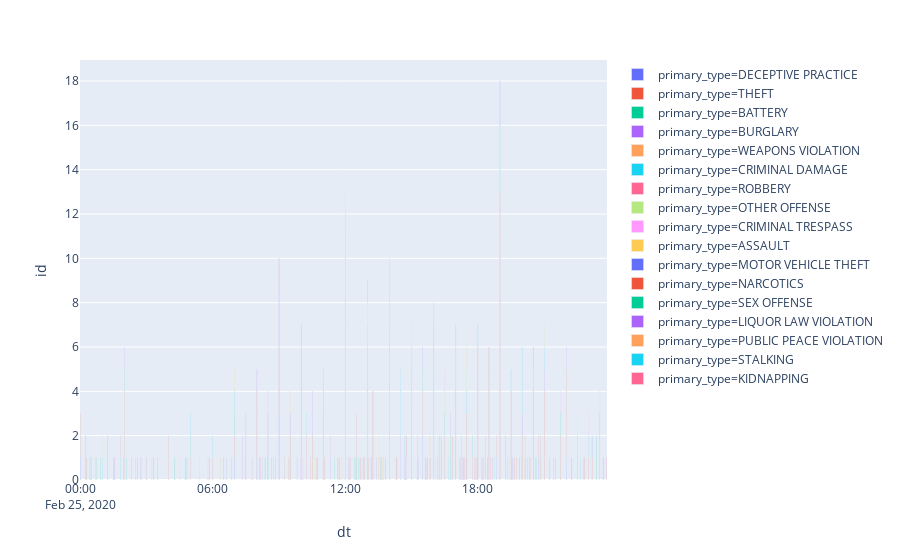

Notebook source saved alongside this figure:
### Code cell
ttype2 = df1.groupby(['dt', 'primary_type', 'description', 'location_description'])['id'].nunique().reset_index().sort_values('dt')

fig2 = px.bar(ttype2,x = 'dt', y = 'id', color = 'primary_type')
fig2.show()

### Figure 1 — Plotly figure (JSON) as saved in the notebook; plotly's stock layout.template omitted (floating-point values rounded to 4 significant figures; data arrays with more than 128 entries replaced by an {"elided": "..."} marker saying what was removed)
{"data": [{"alignmentgroup": "True", "hoverlabel": {"namelength": 0}, "hovertemplate": "primary_type=DECEPTIVE PRACTICE<br>dt=%{x}<br>id=%{y}", "legendgroup": "primary_type=DECEPTIVE PRACTICE", "marker": {"color": "#636efa"}, "name": "primary_type=DECEPTIVE PRACTICE", "offsetgroup": "primary_type=DECEPTIVE PRACTICE", "orientation": "v", "showlegend": true, "textposition": "auto", "type": "bar", "x": ["2020-02-25T00:00:00", "2020-02-25T00:01:00", "2020-02-25T06:37:00", "2020-02-25T07:00:00", "2020-02-25T08:00:00", "2020-02-25T08:07:00", "2020-02-25T08:40:00", "2020-02-25T08:50:00", "2020-02-25T09:00:00", "2020-02-25T09:00:00", "2020-02-25T09:00:00", "2020-02-25T10:00:00", "2020-02-25T11:00:00", "2020-02-25T11:00:00", "2020-02-25T12:00:00", "2020-02-25T12:00:00", "2020-02-25T12:00:00", "2020-02-25T12:00:00", "2020-02-25T12:00:00", "2020-02-25T13:01:00", "2020-02-25T14:00:00", "2020-02-25T14:00:00", "2020-02-25T14:30:00", "2020-02-25T14:40:00", "2020-02-25T15:00:00", "2020-02-25T15:15:00", "2020-02-25T15:30:00", "2020-02-25T15:30:00", "2020-02-25T16:00:00", "2020-02-25T16:15:00", "2020-02-25T16:46:00", "2020-02-25T17:00:00", "2020-02-25T17:28:00", "2020-02-25T18:27:00", "2020-02-25T18:50:00", "2020-02-25T20:45:00", "2020-02-25T21:15:00", "2020-02-25T22:00:00"], "xaxis": "x", "y": [1, 1, 1, 1, 1, 1, 1, 1, 1, 1, 1, 1, 1, 1, 1, 1, 1, 1, 1, 1, 1, 1, 1, 1, 1, 1, 1, 1, 1, 1, 1, 1, 1, 1, 1, 1, 1, 1], "yaxis": "y"}, {"alignmentgroup": "True", "hoverlabel": {"namelength": 0}, "hovertemplate": "primary_type=THEFT<br>dt=%{x}<br>id=%{y}", "legendgroup": "primary_type=THEFT", "marker": {"color": "#EF553B"}, "name": "primary_type=THEFT", "offsetgroup": "primary_type=THEFT", "orientation": "v", "showlegend": true, "textposition": "auto", "type": "bar", "x": {"elided": "178 str values"}, "xaxis": "x", "y": {"elided": "178 int values"}, "yaxis": "y"}, {"alignmentgroup": "True", "hoverlabel": {"namelength": 0}, "hovertemplate": "primary_type=BATTERY<br>dt=%{x}<br>id=%{y}", "legendgroup": "primary_type=BATTERY", "marker": {"color": "#00cc96"}, "name": "primary_type=BATTERY", "offsetgroup": "primary_type=BATTERY", "orientation": "v", "showlegend": true, "textposition": "auto", "type": "bar", "x": ["2020-02-25T00:15:00", "2020-02-25T00:45:00", "2020-02-25T00:55:00", "2020-02-25T01:15:00", "2020-02-25T01:15:00", "2020-02-25T02:00:00", "2020-02-25T02:05:00", "2020-02-25T02:20:00", "2020-02-25T04:17:00", "2020-02-25T04:45:00", "2020-02-25T05:00:00", "2020-02-25T07:00:00", "2020-02-25T08:22:00", "2020-02-25T08:30:00", "2020-02-25T11:00:00", "2020-02-25T11:30:00", "2020-02-25T12:00:00", "2020-02-25T12:25:00", "2020-02-25T12:29:00", "2020-02-25T12:35:00", "2020-02-25T13:37:00", "2020-02-25T15:00:00", "2020-02-25T15:00:00", "2020-02-25T15:30:00", "2020-02-25T16:21:00", "2020-02-25T16:30:00", "2020-02-25T16:45:00", "2020-02-25T16:45:00", "2020-02-25T17:45:00", "2020-02-25T19:20:00", "2020-02-25T20:15:00", "2020-02-25T20:39:00", "2020-02-25T21:45:00", "2020-02-25T23:21:00", "2020-02-25T23:21:00"], "xaxis": "x", "y": [1, 1, 1, 1, 1, 1, 1, 1, 1, 1, 1, 1, 1, 1, 1, 1, 1, 1, 1, 1, 1, 1, 1, 1, 1, 1, 1, 1, 1, 1, 1, 1, 1, 1, 1], "yaxis": "y"}, {"alignmentgroup": "True", "hoverlabel": {"namelength": 0}, "hovertemplate": "primary_type=BURGLARY<br>dt=%{x}<br>id=%{y}", "legendgroup": "primary_type=BURGLARY", "marker": {"color": "#ab63fa"}, "name": "primary_type=BURGLARY", "offsetgroup": "primary_type=BURGLARY", "orientation": "v", "showlegend": true, "textposition": "auto", "type": "bar", "x": ["2020-02-25T00:25:00", "2020-02-25T01:34:00", "2020-02-25T02:00:00", "2020-02-25T02:45:00", "2020-02-25T06:30:00", "2020-02-25T07:20:00", "2020-02-25T07:20:00", "2020-02-25T07:30:00", "2020-02-25T08:00:00", "2020-02-25T08:15:00", "2020-02-25T08:30:00", "2020-02-25T08:30:00", "2020-02-25T09:00:00", "2020-02-25T09:00:00", "2020-02-25T09:30:00", "2020-02-25T10:00:00", "2020-02-25T10:30:00", "2020-02-25T10:30:00", "2020-02-25T11:20:00", "2020-02-25T12:00:00", "2020-02-25T12:00:00", "2020-02-25T12:09:00", "2020-02-25T13:24:00", "2020-02-25T14:00:00", "2020-02-25T14:30:00", "2020-02-25T15:16:00", "2020-02-25T15:18:00", "2020-02-25T16:45:00", "2020-02-25T19:35:00", "2020-02-25T20:00:00", "2020-02-25T21:00:00", "2020-02-25T22:00:00", "2020-02-25T23:49:00"], "xaxis": "x", "y": [1, 1, 1, 1, 1, 1, 1, 1, 1, 1, 1, 1, 2, 1, 1, 1, 1, 1, 1, 1, 1, 1, 1, 1, 1, 1, 1, 1, 1, 1, 1, 1, 1], "yaxis": "y"}, {"alignmentgroup": "True", "hoverlabel": {"namelength": 0}, "hovertemplate": "primary_type=WEAPONS VIOLATION<br>dt=%{x}<br>id=%{y}", "legendgroup": "primary_type=WEAPONS VIOLATION", "marker": {"color": "#FFA15A"}, "name": "primary_type=WEAPONS VIOLATION", "offsetgroup": "primary_type=WEAPONS VIOLATION", "orientation": "v", "showlegend": true, "textposition": "auto", "type": "bar", "x": ["2020-02-25T00:27:00", "2020-02-25T13:43:00"], "xaxis": "x", "y": [1, 1], "yaxis": "y"}, {"alignmentgroup": "True", "hoverlabel": {"namelength": 0}, "hovertemplate": "primary_type=CRIMINAL DAMAGE<br>dt=%{x}<br>id=%{y}", "legendgroup": "primary_type=CRIMINAL DAMAGE", "marker": {"color": "#19d3f3"}, "name": "primary_type=CRIMINAL DAMAGE", "offsetgroup": "primary_type=CRIMINAL DAMAGE", "orientation": "v", "showlegend": true, "textposition": "auto", "type": "bar", "x": ["2020-02-25T00:28:00", "2020-02-25T00:42:00", "2020-02-25T01:00:00", "2020-02-25T01:50:00", "2020-02-25T02:59:00", "2020-02-25T04:50:00", "2020-02-25T05:00:00", "2020-02-25T06:00:00", "2020-02-25T07:00:00", "2020-02-25T07:30:00", "2020-02-25T08:45:00", "2020-02-25T09:49:00", "2020-02-25T10:15:00", "2020-02-25T11:00:00", "2020-02-25T12:00:00", "2020-02-25T13:00:00", "2020-02-25T14:00:00", "2020-02-25T14:30:00", "2020-02-25T14:30:00", "2020-02-25T14:30:00", "2020-02-25T14:40:00", "2020-02-25T15:00:00", "2020-02-25T16:00:00", "2020-02-25T16:40:00", "2020-02-25T17:00:00", "2020-02-25T17:00:00", "2020-02-25T17:15:00", "2020-02-25T17:30:00", "2020-02-25T18:00:00", "2020-02-25T18:45:00", "2020-02-25T19:00:00", "2020-02-25T19:00:00", "2020-02-25T19:00:00", "2020-02-25T19:30:00", "2020-02-25T20:00:00", "2020-02-25T20:00:00", "2020-02-25T20:30:00", "2020-02-25T21:00:00", "2020-02-25T22:39:00", "2020-02-25T23:00:00"], "xaxis": "x", "y": [1, 1, 1, 1, 1, 1, 1, 1, 1, 1, 1, 1, 1, 1, 1, 1, 2, 1, 1, 1, 1, 1, 1, 1, 1, 1, 1, 1, 1, 1, 1, 1, 1, 1, 2, 1, 1, 1, 1, 1], "yaxis": "y"}, {"alignmentgroup": "True", "hoverlabel": {"namelength": 0}, "hovertemplate": "primary_type=ROBBERY<br>dt=%{x}<br>id=%{y}", "legendgroup": "primary_type=ROBBERY", "marker": {"color": "#FF6692"}, "name": "primary_type=ROBBERY", "offsetgroup": "primary_type=ROBBERY", "orientation": "v", "showlegend": true, "textposition": "auto", "type": "bar", "x": ["2020-02-25T00:30:00", "2020-02-25T01:50:00", "2020-02-25T02:30:00", "2020-02-25T03:00:00", "2020-02-25T07:48:00", "2020-02-25T11:20:00", "2020-02-25T14:00:00", "2020-02-25T17:00:00", "2020-02-25T17:15:00", "2020-02-25T17:51:00", "2020-02-25T18:12:00", "2020-02-25T18:20:00", "2020-02-25T18:35:00"], "xaxis": "x", "y": [1, 1, 1, 1, 1, 1, 1, 1, 1, 1, 1, 1, 1], "yaxis": "y"}, {"alignmentgroup": "True", "hoverlabel": {"namelength": 0}, "hovertemplate": "primary_type=OTHER OFFENSE<br>dt=%{x}<br>id=%{y}", "legendgroup": "primary_type=OTHER OFFENSE", "marker": {"color": "#B6E880"}, "name": "primary_type=OTHER OFFENSE", "offsetgroup": "primary_type=OTHER OFFENSE", "orientation": "v", "showlegend": true, "textposition": "auto", "type": "bar", "x": ["2020-02-25T01:00:00", "2020-02-25T04:30:00", "2020-02-25T05:45:00", "2020-02-25T13:00:00", "2020-02-25T16:30:00", "2020-02-25T17:30:00", "2020-02-25T19:25:00", "2020-02-25T21:00:00", "2020-02-25T23:30:00"], "xaxis": "x", "y": [1, 1, 1, 1, 1, 1, 1, 1, 1], "yaxis": "y"}, {"alignmentgroup": "True", "hoverlabel": {"namelength": 0}, "hovertemplate": "primary_type=CRIMINAL TRESPASS<br>dt=%{x}<br>id=%{y}", "legendgroup": "primary_type=CRIMINAL TRESPASS", "marker": {"color": "#FF97FF"}, "name": "primary_type=CRIMINAL TRESPASS", "offsetgroup": "primary_type=CRIMINAL TRESPASS", "orientation": "v", "showlegend": true, "textposition": "auto", "type": "bar", "x": ["2020-02-25T03:14:00", "2020-02-25T08:30:00", "2020-02-25T09:59:00", "2020-02-25T10:05:00", "2020-02-25T12:00:00", "2020-02-25T12:45:00", "2020-02-25T14:46:00", "2020-02-25T16:05:00", "2020-02-25T16:30:00", "2020-02-25T18:33:00", "2020-02-25T21:45:00", "2020-02-25T23:00:00"], "xaxis": "x", "y": [1, 1, 1, 1, 1, 1, 1, 1, 1, 1, 1, 1], "yaxis": "y"}, {"alignmentgroup": "True", "hoverlabel": {"namelength": 0}, "hovertemplate": "primary_type=ASSAULT<br>dt=%{x}<br>id=%{y}", "legendgroup": "primary_type=ASSAULT", "marker": {"color": "#FECB52"}, "name": "primary_type=ASSAULT", "offsetgroup": "primary_type=ASSAULT", "orientation": "v", "showlegend": true, "textposition": "auto", "type": "bar", "x": ["2020-02-25T05:25:00", "2020-02-25T06:20:00", "2020-02-25T07:00:00", "2020-02-25T07:45:00", "2020-02-25T09:30:00", "2020-02-25T10:37:00", "2020-02-25T11:51:00", "2020-02-25T13:30:00", "2020-02-25T13:30:00", "2020-02-25T13:40:00", "2020-02-25T15:00:00", "2020-02-25T15:50:00", "2020-02-25T16:10:00", "2020-02-25T17:30:00", "2020-02-25T22:30:00"], "xaxis": "x", "y": [1, 1, 1, 1, 1, 1, 1, 1, 1, 1, 1, 1, 1, 1, 1], "yaxis": "y"}, {"alignmentgroup": "True", "hoverlabel": {"namelength": 0}, "hovertemplate": "primary_type=MOTOR VEHICLE THEFT<br>dt=%{x}<br>id=%{y}", "legendgroup": "primary_type=MOTOR VEHICLE THEFT", "marker": {"color": "#636efa"}, "name": "primary_type=MOTOR VEHICLE THEFT", "offsetgroup": "primary_type=MOTOR VEHICLE THEFT", "orientation": "v", "showlegend": true, "textposition": "auto", "type": "bar", "x": ["2020-02-25T06:51:00", "2020-02-25T12:50:00", "2020-02-25T13:00:00", "2020-02-25T13:10:00", "2020-02-25T15:30:00", "2020-02-25T19:00:00", "2020-02-25T20:30:00", "2020-02-25T23:10:00"], "xaxis": "x", "y": [1, 1, 1, 1, 1, 2, 1, 1], "yaxis": "y"}, {"alignmentgroup": "True", "hoverlabel": {"namelength": 0}, "hovertemplate": "primary_type=NARCOTICS<br>dt=%{x}<br>id=%{y}", "legendgroup": "primary_type=NARCOTICS", "marker": {"color": "#EF553B"}, "name": "primary_type=NARCOTICS", "offsetgroup": "primary_type=NARCOTICS", "orientation": "v", "showlegend": true, "textposition": "auto", "type": "bar", "x": ["2020-02-25T09:00:00", "2020-02-25T13:03:00"], "xaxis": "x", "y": [1, 1], "yaxis": "y"}, {"alignmentgroup": "True", "hoverlabel": {"namelength": 0}, "hovertemplate": "primary_type=SEX OFFENSE<br>dt=%{x}<br>id=%{y}", "legendgroup": "primary_type=SEX OFFENSE", "marker": {"color": "#00cc96"}, "name": "primary_type=SEX OFFENSE", "offsetgroup": "primary_type=SEX OFFENSE", "orientation": "v", "showlegend": true, "textposition": "auto", "type": "bar", "x": ["2020-02-25T16:20:00"], "xaxis": "x", "y": [1], "yaxis": "y"}, {"alignmentgroup": "True", "hoverlabel": {"namelength": 0}, "hovertemplate": "primary_type=LIQUOR LAW VIOLATION<br>dt=%{x}<br>id=%{y}", "legendgroup": "primary_type=LIQUOR LAW VIOLATION", "marker": {"color": "#ab63fa"}, "name": "primary_type=LIQUOR LAW VIOLATION", "offsetgroup": "primary_type=LIQUOR LAW VIOLATION", "orientation": "v", "showlegend": true, "textposition": "auto", "type": "bar", "x": ["2020-02-25T17:17:00"], "xaxis": "x", "y": [1], "yaxis": "y"}, {"alignmentgroup": "True", "hoverlabel": {"namelength": 0}, "hovertemplate": "primary_type=PUBLIC PEACE VIOLATION<br>dt=%{x}<br>id=%{y}", "legendgroup": "primary_type=PUBLIC PEACE VIOLATION", "marker": {"color": "#FFA15A"}, "name": "primary_type=PUBLIC PEACE VIOLATION", "offsetgroup": "primary_type=PUBLIC PEACE VIOLATION", "orientation": "v", "showlegend": true, "textposition": "auto", "type": "bar", "x": ["2020-02-25T20:08:00"], "xaxis": "x", "y": [1], "yaxis": "y"}, {"alignmentgroup": "True", "hoverlabel": {"namelength": 0}, "hovertemplate": "primary_type=STALKING<br>dt=%{x}<br>id=%{y}", "legendgroup": "primary_type=STALKING", "marker": {"color": "#19d3f3"}, "name": "primary_type=STALKING", "offsetgroup": "primary_type=STALKING", "orientation": "v", "showlegend": true, "textposition": "auto", "type": "bar", "x": ["2020-02-25T21:25:00"], "xaxis": "x", "y": [1], "yaxis": "y"}, {"alignmentgroup": "True", "hoverlabel": {"namelength": 0}, "hovertemplate": "primary_type=KIDNAPPING<br>dt=%{x}<br>id=%{y}", "legendgroup": "primary_type=KIDNAPPING", "marker": {"color": "#FF6692"}, "name": "primary_type=KIDNAPPING", "offsetgroup": "primary_type=KIDNAPPING", "orientation": "v", "showlegend": true, "textposition": "auto", "type": "bar", "x": ["2020-02-25T23:50:00"], "xaxis": "x", "y": [1], "yaxis": "y"}], "layout": {"barmode": "relative", "legend": {"tracegroupgap": 0}, "margin": {"t": 60}, "xaxis": {"anchor": "y", "domain": [0, 1], "title": {"text": "dt"}}, "yaxis": {"anchor": "x", "domain": [0, 1], "title": {"text": "id"}}}}
